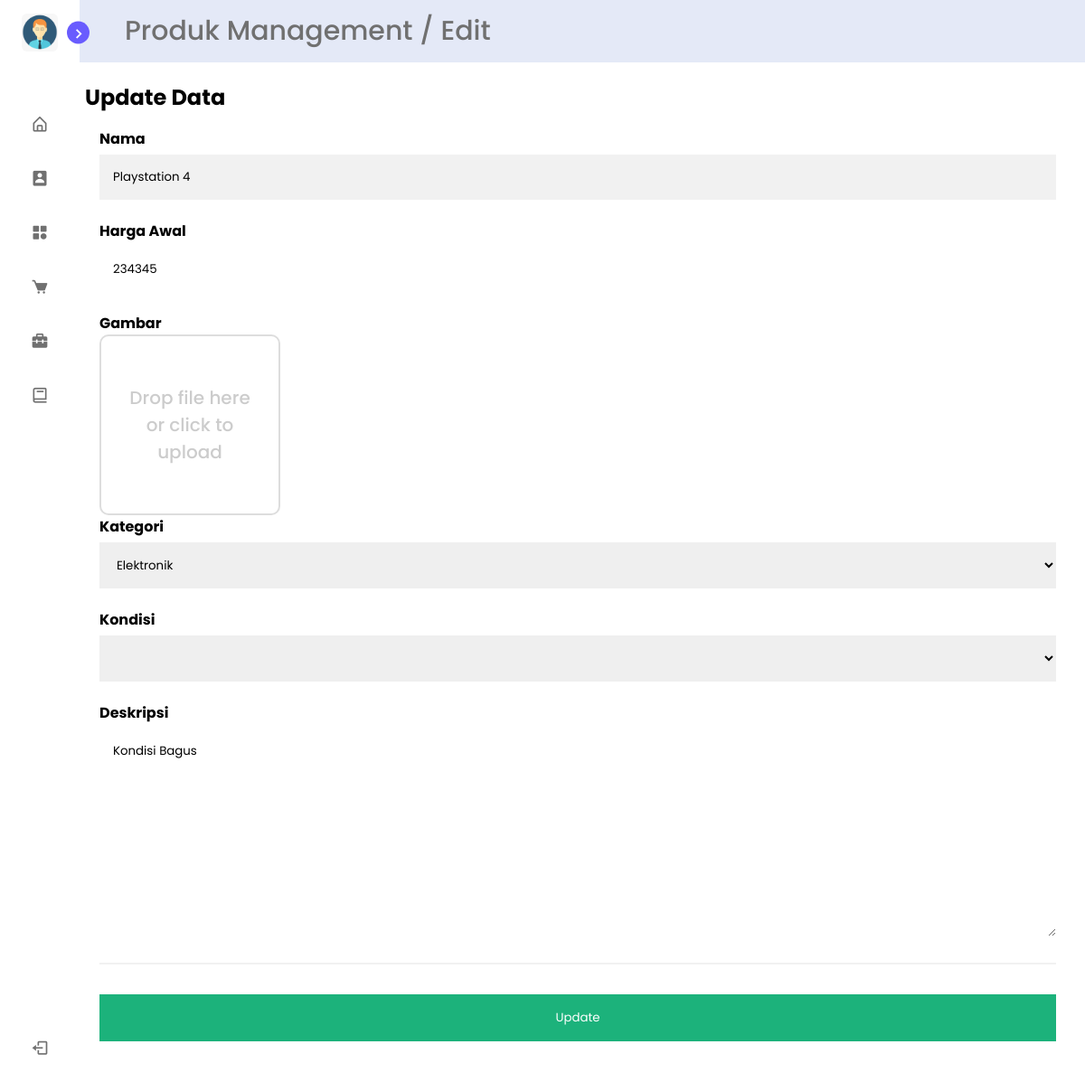
The page /Admin/produk/edit.php?id=4 (signed in) on the database its author committed.
### tables this page shows
CREATE TABLE `produk` (
  `id_produk` bigint(20) NOT NULL,
  `nama` varchar(30) NOT NULL,
  `harga_awal` int(30) NOT NULL,
  `gambar_produk` varchar(255) NOT NULL,
  `idcat` int(11) DEFAULT NULL,
  `kondisi` enum('firsthand','seconhand','rusak') NOT NULL,
  `deskripsi` varchar(255) NOT NULL
);

### Admin/produk/edit.php (the view, shortened to what this page needs)
<?php
$id = $_GET['id'];
$result = mysqli_query($conn,"SELECT * FROM produk where id_produk = $id");
$prk = [];
while($row = mysqli_fetch_assoc($result)){
  $prk[] =$row;
}
$prk = $prk[0];
?>
<!DOCTYPE html>
<html lang="en">
<head>
    <link rel="stylesheet" href="./../css/style.css">
    <link rel="stylesheet" href="./../css/crud.css">
    <link href='https://unpkg.com/boxicons@2.1.1/css/boxicons.min.css' rel='stylesheet'>
    <link rel="stylesheet" href="../css/fontawesome-free-6.2.0-web/css/all.css">
    <link rel="stylesheet" href="../css/fontawesome-free-6.2.0-web/css/all.min.css">
</head>
<body>
    <nav class="sidebar close">
        <header>
            <div class="image-text">
                <span class="image">
                    <img src="./../img/admin-profile.png" alt="">
                </span>
            </div>
        <i class='bx bx-chevron-right toggle'></i>
        </header>
        <div class="menu-bar">
            <div class="menu">
                <ul class="menu-links">
                    <li class="nav-link">
                        <a href="../index.php">
                            <i class='bx bx-home-alt icon' ></i>
                        </a>
                    </li>
                    <li class="nav-link">
                        <a href="../user/read.php">
                            <i class='bx bxs-user-rectangle icon' ></i>
                        </a>
                    </li>
                    <li class="nav-link">
                        <a href="read.php">
                            <i class='bx bxs-category icon' ></i>
                        </a>
                    </li>
                    <li class="nav-link">
                        <a href="../produk/read.php">
                            <i class='bx bxs-cart icon'></i>
                        </a>
                    </li>
                    <li class="nav-link">
                        <a href="../lelang/read.php">
                            <i class='bx bxs-briefcase-alt-2 icon'></i>
                        </a>
                    </li>
                    <li class="nav-link">
                        <a href="../bid/read.php">
                            <i class='bx bx-book icon'></i>
                        </a>
                    </li>
                </ul>
            </div>
            <div class="bottom-content">
                <li class="">
                    <a href="../../Auth/logout.php">
                        <i class='bx bx-log-out icon' ></i>
                    </a>
                </li>
            </div>
        </div>
    </nav>
    <section class="main">
        <div class="text">Produk Management / Edit</div>
        <div class="content">
            <h1>Update Data</h1>
            <form action="" method = "POST" enctype="multipart/form-data">
                <div class="container">
                  <label for="name"><b>Nama</b></label>
                  <input type="text" placeholder="Masukkan Nama" name="nama" value="<?php echo $prk['nama'] ?>" required>
                  <label for="price"><b>Harga Awal</b></label>
                  <input type="number" placeholder="Masukkan Harga" class="form-control" name="price" value="<?php echo $prk['harga_awal'] ?>"required>
                  <label for="pict"><b>Gambar</b></label>
                  <div class="drop-zone">
                    <span class="drop-zone__prompt">Drop file here or click to upload</span>
                  </div>
                  <label for="cat"><b>Kategori</b></label>
                  <select id="cats" name="cats" class="form-control">
                    <?php
                    $result = mysqli_query($conn,"SELECT * FROM kategori");
                    while($row = mysqli_fetch_assoc($result)){
                        echo "<option  value='".$row['id_kat']."'>".$row['name_kat']."</option>";
                    }
                    ?>
                  </select>
                  <label for="kondisi"><b>Kondisi</b></label>
                  <select id="kondisi" name="kondisi" class="form-control">
                    <?php if($prk['kondisi'] == ''):?>
                    <option  value='<?php echo $prk['kondisi']?>'selected><?php echo $row['kondisi']?></option>
                    <option value="a">a</option>
                    <option value="b">b</option>
                    <?php elseif($prk['kondisi'] == ''):?>
                    <option  value='<?php echo $prk['kondisi']?>'selected><?php echo $row['kondisi']?></option>
                    <option value="a">a</option>
                    <option value="b">b</option>
                    <?php else:?>
                    <option  value='<?php echo $prk['kondisi']?>'selected><?php echo $row['kondisi']?></option>
                    <option value="a">a</option>
                    <?php endif?>
                </select>
                  <label for="desk"><b>Deskripsi</b></label>
                  <textarea name="desk" id="" cols="30" rows="10" class="form-control"placeholder="Tulis Deskripsi" ><?php echo $prk['deskripsi'];?></textarea>
                  <hr>
                  <button type="submit"  name="ubah"class="registerbtn">Update</button>
                </div>
              </form>
            </div>
    </section>
</body>
</html>

### Admin/css/style.css (style rules this page uses)
* { margin: 0; padding: 0; box-sizing: border-box; font-family: 'Poppins', sans-serif; }
:root { --body-color: #E4E9F7; --sidebar-color: #FFF; --primary-color: #695CFE; --primary-color-light: #F6F5FF; --toggle-color: #DDD; --text-color: #707070; --tran-03: all 0.2s ease; --tran-03: all 0.3s ease; --tran-04: all 0.3s ease; --tran-05: all 0.3s ease; }
body { min-height: 100vh; background-color: var(--body-color); transition: var(--tran-05); }
.sidebar { position: fixed; top: 0; left: 0; height: 100%; width: 250px; padding: 10px 14px; background: var(--sidebar-color); transition: var(--tran-05); z-index: 100; }
.sidebar.close { width: 88px; }
.sidebar li { height: 50px; list-style: none; display: flex; align-items: center; margin-top: 10px; }
.sidebar header .image, .sidebar .icon { min-width: 60px; border-radius: 6px; }
.sidebar .icon { min-width: 60px; border-radius: 6px; height: 100%; display: flex; align-items: center; justify-content: center; font-size: 20px; }
.sidebar .text, .sidebar .icon { color: var(--text-color); transition: var(--tran-03); }
.sidebar header { position: relative; }
.sidebar header .image-text { display: flex; align-items: center; }
.sidebar header .image { display: flex; align-items: center; justify-content: center; }
.sidebar header .image img { width: 40px; border-radius: 6px; }
.sidebar header .toggle { position: absolute; top: 50%; right: -25px; transform: translateY(-50%) rotate(180deg); height: 25px; width: 25px; background-color: var(--primary-color); color: var(--sidebar-color); border-radius: 50%; display: flex; align-items: center; justify-content: center; font-size: 22px; cursor: pointer; transition: var(--tran-05); }
.sidebar.close .toggle { transform: translateY(-50%) rotate(0deg); }
.sidebar .menu { margin-top: 40px; }
.sidebar li a { list-style: none; height: 100%; background-color: transparent; display: flex; align-items: center; height: 100%; width: 100%; border-radius: 6px; text-decoration: none; transition: var(--tran-03); }
.sidebar .menu-bar { height: calc(100% - 55px); display: flex; flex-direction: column; justify-content: space-between; overflow-y: scroll; }
.main { position: absolute; top: 0; top: 0; left: 250px; height: 100vh; width: calc(100% - 250px); background-color: var(--body-color); transition: var(--tran-05); }
.main .text { font-size: 30px; font-weight: 500; color: var(--text-color); padding: 12px 60px; }
.sidebar.close ~ .main { left: 78px; height: 100vh; width: calc(100% - 78px); }
.content { padding: 1.3rem 1rem; background: white; width: 100%; }

### Admin/css/crud.css (style rules this page uses)
.container { padding: 16px; background-color: white; }
input[type=text], input[type=password] { width: 100%; padding: 15px; margin: 5px 0 22px 0; display: inline-block; border: none; background: #f1f1f1; }
hr { border: 1px solid #f1f1f1; margin-bottom: 25px; }
.registerbtn { background-color: #04AA6D; color: white; padding: 16px 20px; margin: 8px 0; border: none; cursor: pointer; width: 100%; opacity: 0.9; }
.drop-zone { max-width: 200px; height: 200px; padding: 25px; display: flex; align-items: center; justify-content: center; text-align: center; font-family: "Quicksand", sans-serif; font-weight: 500; font-size: 20px; cursor: pointer; color: #cccccc; border: 2px solid #ddd; border-radius: 10px; }
.form-control { width: 100%; display: inline-block; border: none; padding: 15px; margin: 5px 0 22px 0; }
button { border: none; }

### rows shown on the page
produk: nama "Playstation 4", price "234345", desk "Kondisi Bagus"

### other values the page prints
form field cats "Elektronik"
